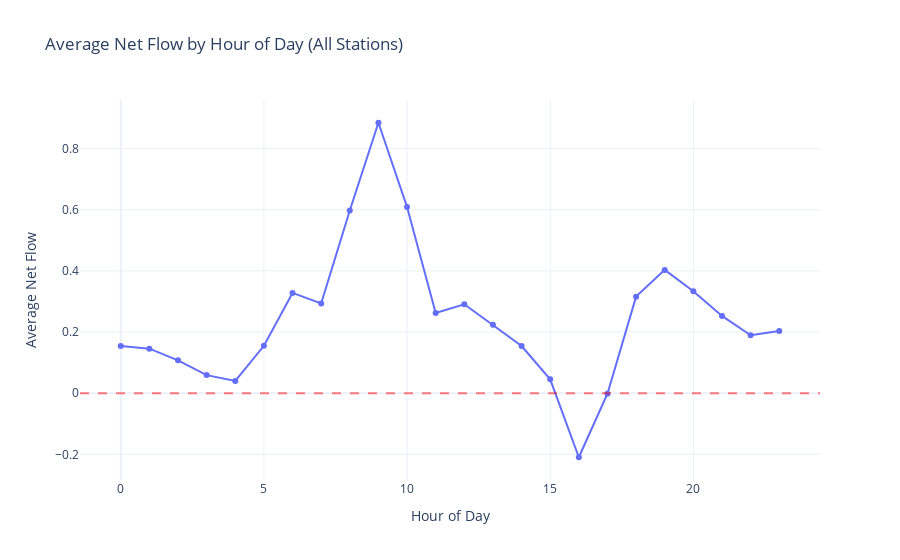

Notebook code for this chart:
### Code cell
# Net flow by hour of day
hourly_avg = station_hours.groupby('hour_of_day')['net_flow'].mean().reset_index()

fig = px.line(
	hourly_avg,
	x='hour_of_day',
	y='net_flow',
	title='Average Net Flow by Hour of Day (All Stations)',
	labels={'hour_of_day': 'Hour of Day', 'net_flow': 'Average Net Flow'},
	template='plotly_white',
	markers=True
)
fig.add_hline(y=0, line_dash='dash', line_color='red', opacity=0.5)
fig.show()

### Figure 1 — Plotly figure (JSON) as saved in the notebook; plotly's stock layout.template omitted (floating-point values rounded to 4 significant figures)
{"data": [{"hovertemplate": "Hour of Day=%{x}<br>Average Net Flow=%{y}<extra></extra>", "legendgroup": "", "line": {"color": "#636efa", "dash": "solid"}, "marker": {"symbol": "circle"}, "mode": "lines+markers", "name": "", "orientation": "v", "showlegend": false, "type": "scatter", "x": [0, 1, 2, 3, 4, 5, 6, 7, 8, 9, 10, 11, 12, 13, 14, 15, 16, 17, 18, 19, 20, 21, 22, 23], "xaxis": "x", "y": [0.1539, 0.1455, 0.1073, 0.05904, 0.04006, 0.155, 0.3279, 0.2931, 0.5973, 0.8846, 0.6089, 0.2625, 0.2907, 0.2234, 0.1542, 0.04515, -0.2097, -0.001845, 0.3158, 0.4033, 0.3332, 0.2528, 0.1892, 0.2032], "yaxis": "y"}], "layout": {"legend": {"tracegroupgap": 0}, "shapes": [{"line": {"color": "red", "dash": "dash"}, "opacity": 0.5, "type": "line", "x0": 0, "x1": 1, "xref": "x domain", "y0": 0, "y1": 0, "yref": "y"}], "title": {"text": "Average Net Flow by Hour of Day (All Stations)"}, "xaxis": {"anchor": "y", "domain": [0, 1], "title": {"text": "Hour of Day"}}, "yaxis": {"anchor": "x", "domain": [0, 1], "title": {"text": "Average Net Flow"}}}}
